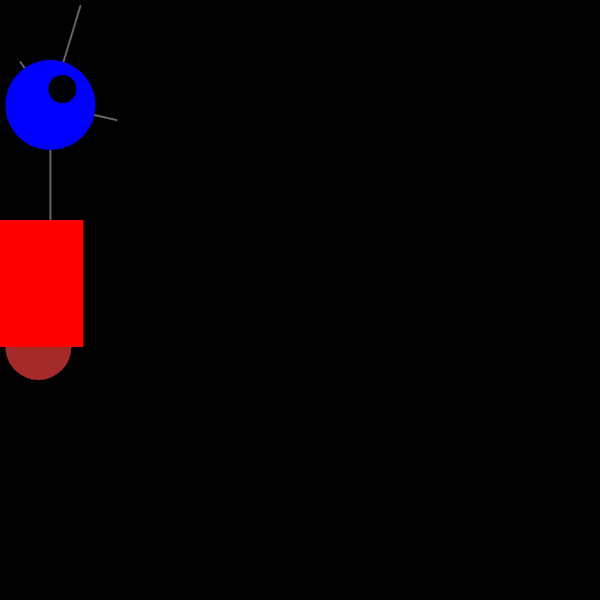
Frame 1 (no input)
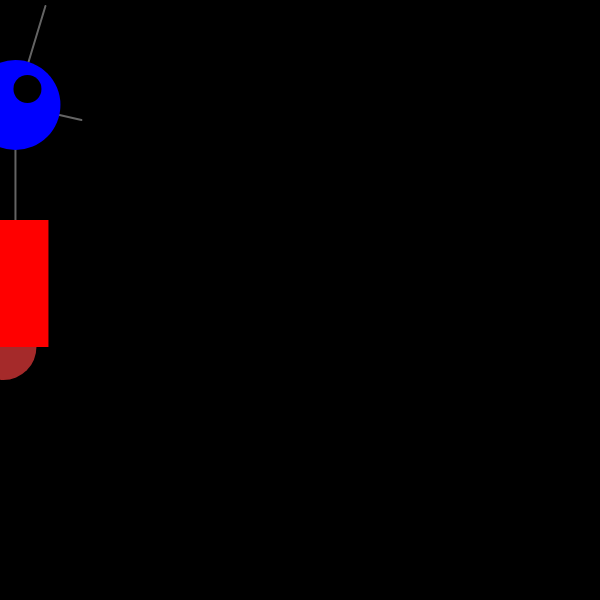
Frame 60 (no input)
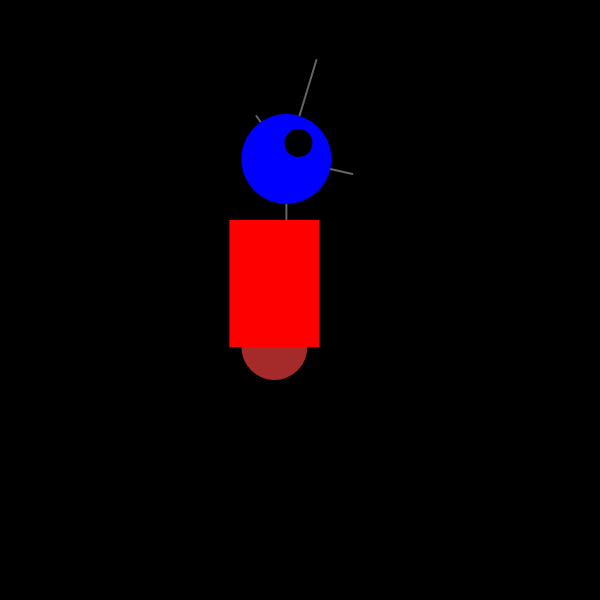
Frame 120 (the mouse pressed at the canvas centre since frame 60)

The p5.js sketch that drew these frames (run headless with seeded random() and noise() and a simulated clock; from frame 60 on, the mouse is pressed at the canvas centre):

// p5.js sketch
// ── sketch.js
var x =40;
var y = 380;
var radius = 45;
var bodyHeight = 160;
var neckHeight = 70;
var easing = 0.04;

function setup(){
 createCanvas(600,600);
  strokeWeight(2);
    ellipseMode(RADIUS);
}
function draw(){
  background("black");
  var targetX=mouseX;
  x=x+(targetX-x)* easing;
  
  if(mouseIsPressed){
    neckHeight = 16;
    BodyHeight= 90;
  }
  else{
    neckHeight = 70;
    bodyHeight = 160;
  }
  var neckY=y-bodyHeight-neckHeight-radius;
  
  
  stroke(100);
  line(x+12,y-bodyHeight,x+12,neckY);
  
  line(x+12,neckY,x-18,neckY-43);
  line(x+12,neckY,x+42,neckY-99);
  line(x+12,neckY,x+78,neckY+15);
  
  noStroke();
  fill("brown");
  ellipse(x,y-33,33,33);
  fill("red");
  rect(x-45,y-bodyHeight,90,bodyHeight-33);
  
  fill("blue");
  ellipse(x+12,neckY,radius,radius);
  fill("black");
  ellipse(x+24,neckY-16,14,14);

  ellipse(x+24,neckY-6,3,3);
  
}
